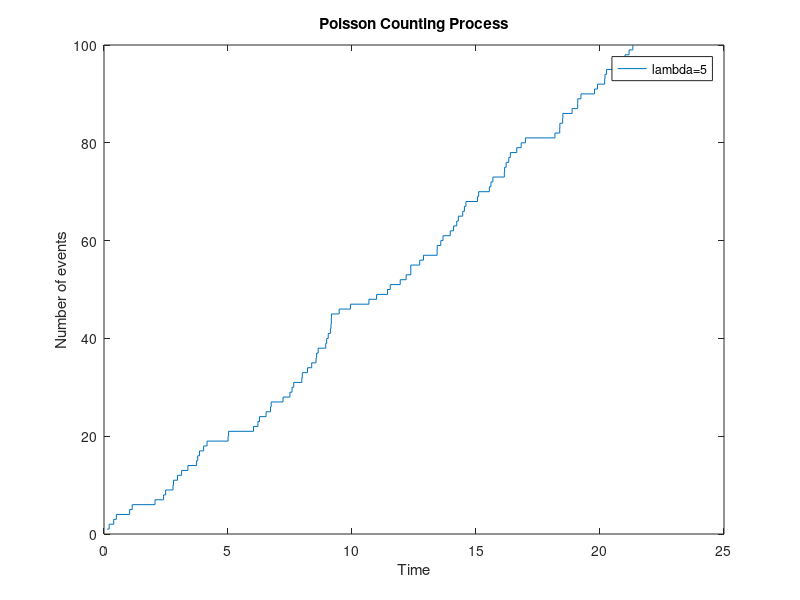

Reproduce this figure in MATLAB.
pkg load statistics

clc;
clear all;
close all;

% TASK: Create 100 consecutive Poisson processes wiith exprnd() and draw the stairs function
% of one Poisson counting process with lambda = 5.

lambda = 5;
samples = exprnd(1/lambda, 1, 100);
arrival_time = cumsum(samples);
stairs(arrival_time, 1:100);

title("Poisson Counting Process");
xlabel("Time");
ylabel("Number of events");
legend("lambda=5");
hold off;

% TASK: Find mean number of events per second for a window DT = t1 - t2 of 100 consecutive
% events. Repeat for 200, 300, 500, 1000, 10000 consecutive events.

end_time = arrival_time(end);
mean = 100/end_time;
deviation = abs(lambda-mean);
display("For 100 samples: ");
display(mean);
display(deviation);

n_samples = [200, 300, 500, 1000, 10000];
display("For 200, 300, 500, 1000, 10000 samples respectively: ");

for i=1:5
  samples = exprnd(1/lambda, 1, n_samples(i));
  arrival_time = cumsum(samples);
  end_time = arrival_time(end);
  mean = n_samples(i)/end_time;
  deviation = abs(lambda-mean);
  display(mean);
  display(deviation);
endfor